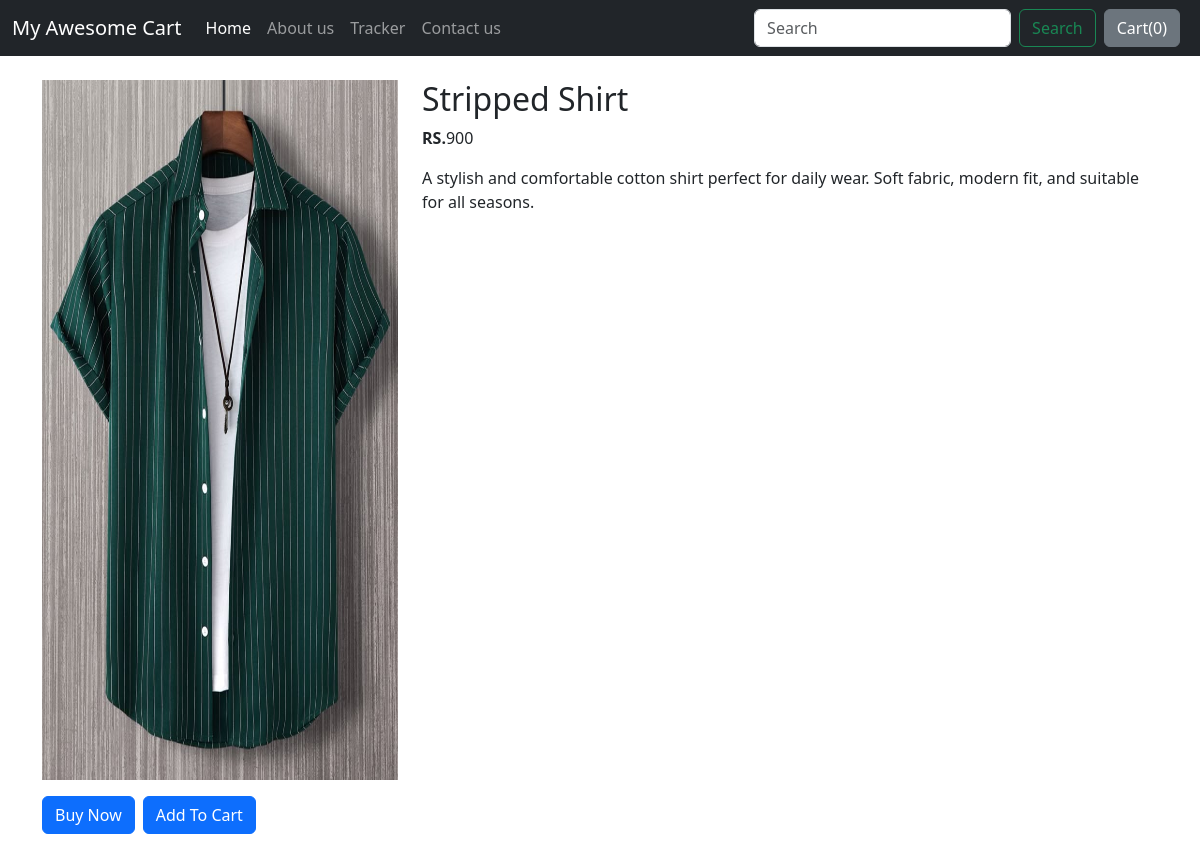
Page /shop/products/10 on the earlier database version.
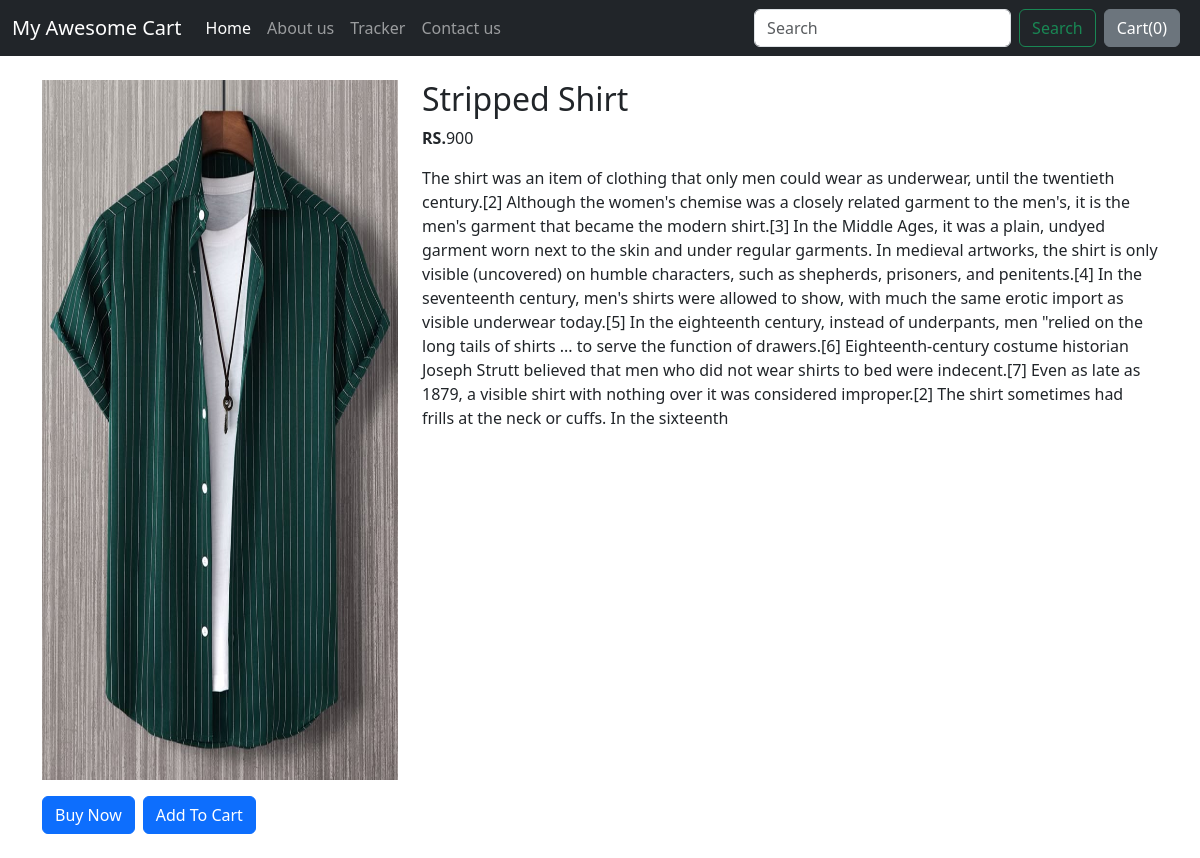
Same page on the later database version.
### shop/models.py (models this page shows)
class Product(models.Model):
    product_name = models.CharField(max_length=20)
    desc = models.CharField(max_length=1000)
    pub_date = models.DateField()
    category = models.CharField(max_length=50, default="")
    sub_category = models.CharField(max_length=50 , default="")
    price = models.IntegerField(default='0')
    image = models.ImageField(upload_to="shop/images" , default="")
    def __str__(self):
        return self.product_name

### shop/views.py (the view)
# urls.py: path('products/<int:id>' , views.productview , name="productview"),
def productview(request , id):
    product = Product.objects.filter(id = id)
    print(product)
    return render(request ,'shop/product.html' , {'product' : product[0]})

### shop/templates/shop/product.html (shortened to what this page needs)
{% extends 'shop/base.html' %}
{% block body%}
<div class="container my-4">
    <div class="row">
        <div class="col-md-4">
            <div class="row">
                <img src='{{ product.image.url }}' width="400" height="700 ">
            </div>
            <div class="row">
                <div class="d-flex gap-2 mt-3">
                    <button class="btn btn-primary">Buy Now</button>
                    <button class="btn btn-primary">Add To Cart</button>
                </div>
            </div>
        </div>
        <div class="col-md-8">
            <h2>{{product.product_name}}</h2>
            <p><b>RS.</b>{{product.price}}</p>
            <p>{{product.desc}}</p>
        </div>
    </div>
</div>
{% endblock %}

Differences in the rows shown:
changed Product "Stripped Shirt": desc "A stylish and comfortable cotton shirt perfect for daily wear. Soft fabric, modern fit, and suitable for all seasons." → "The shirt was an item of clothing that only men could wear as underwear, until the twentieth century.[2] Although the women's chemise was a closely related garment to the men's, it is the men's garment that became the modern shirt.[3] In the Middle Ages, it was a plain, undyed garment worn next to the skin and under regular garments. In medieval artworks, the shirt is only visible (uncovered) on humble characters, such as shepherds, prisoners, and penitents.[4] In the seventeenth century, men's shirts were allowed to show, with much the same erotic import as visible underwear today.[5] In the eighteenth century, instead of underpants, men \"relied on the long tails of shirts ... to serve the…"
